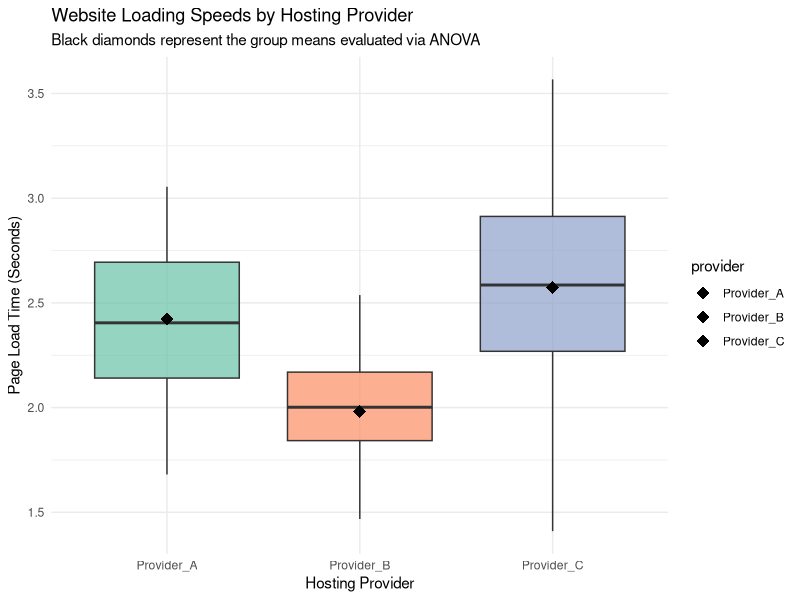

This figure's R source:
# ==============================================================================
# Day 21: ANOVA Models
# 30-Days-Of-R
# ==============================================================================

# Load required libraries
library(tidyverse)

# Set seed for reproducible data generation
set.seed(404)

# ------------------------------------------------------------------------------
# 1. Setup Mock Dataset
# ------------------------------------------------------------------------------
# Context: Evaluating website loading speeds across three distinct hosting providers.
# Task: Determine if the choice of hosting provider significantly affects load times.
n_per_group <- 35
hosting_experiment <- tibble(
  provider = rep(c("Provider_A", "Provider_B", "Provider_C"), each = n_per_group),
  # Simulating variance: Provider B is faster on average
  load_time = c(
    rnorm(n_per_group, mean = 2.4, sd = 0.4),  # Provider A
    rnorm(n_per_group, mean = 1.9, sd = 0.3),  # Provider B
    rnorm(n_per_group, mean = 2.5, sd = 0.5)   # Provider C
  )
) %>%
  mutate(provider = as.factor(provider)) # Ensure the grouping variable is a factor

print("--- Step 1: Experimental Data Summary ---")
hosting_experiment %>%
  group_by(provider) %>%
  summarise(
    sample_size = n(),
    mean_speed = mean(load_time),
    sd_speed = sd(load_time),
    .groups = "drop"
  ) %>%
  print()

# ------------------------------------------------------------------------------
# 2. Fit One-Way ANOVA Model
# ------------------------------------------------------------------------------
# H0: Mean_A = Mean_B = Mean_C | H1: At least one group mean is different
anova_model <- aov(load_time ~ provider, data = hosting_experiment)

print("--- Step 2: ANOVA Table Summary ---")
print(summary(anova_model))

# ------------------------------------------------------------------------------
# 3. Post-Hoc Pairwise Comparisons (Tukey's HSD)
# ------------------------------------------------------------------------------
# Task: If the overall ANOVA is significant, run Tukey's test to pinpoint differences.
print("--- Step 3: Tukey Honest Significant Difference Test ---")
tukey_results <- TukeyHSD(anova_model)
print(tukey_results)

# ------------------------------------------------------------------------------
# 4. Exploratory Distribution Audit
# ------------------------------------------------------------------------------
# Task: Create a box plot with overlaying group means to visually back up the numbers.
anova_viz <- ggplot(hosting_experiment, aes(x = provider, y = load_time, fill = provider)) +
  geom_boxplot(alpha = 0.7, show.legend = FALSE) +
  stat_summary(fun = mean, geom = "point", shape = 18, size = 4, color = "black") +
  theme_minimal() +
  scale_fill_brewer(palette = "Set2") +
  labs(
    title = "Website Loading Speeds by Hosting Provider",
    subtitle = "Black diamonds represent the group means evaluated via ANOVA",
    x = "Hosting Provider",
    y = "Page Load Time (Seconds)"
  )

print("--- Step 4: Rendering Experimental Box Plot ---")
print(anova_viz)

# ==============================================================================
# End of Day 21 Script
# ==============================================================================
